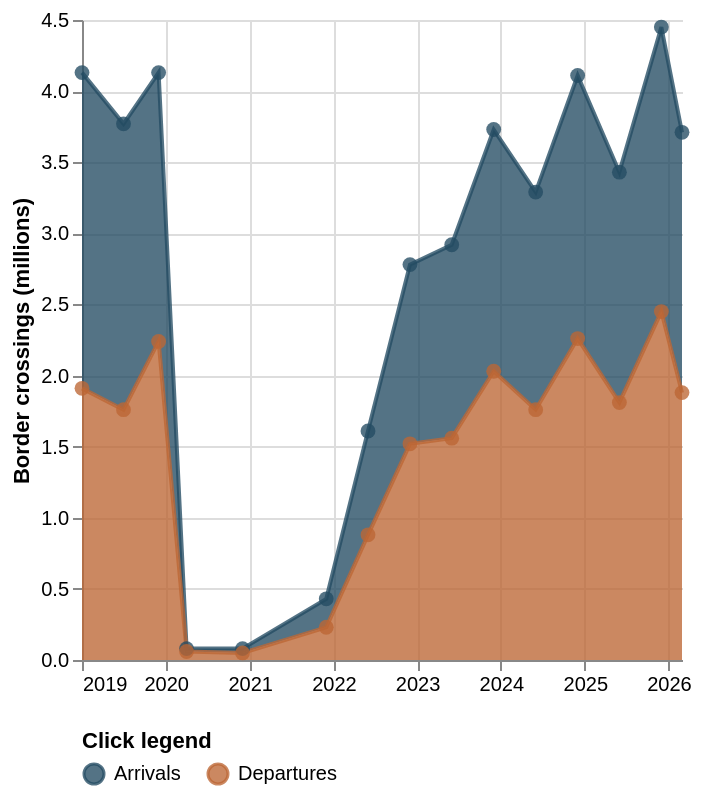

This figure's Vega-Lite source:
### Vega-Lite specification from a JSON file in a GitHub repository (floating-point values rounded to 4 significant figures)
{"$schema": "https://vega.github.io/schema/vega-lite/v5.json", "description": "Line and area chart comparing arrivals and departures over selected months.", "width": "container", "height": 320, "background": "transparent", "data": {"values": [{"month": "Jan 2019", "type": "Arrivals", "millions": 2.22, "date": "2019-01-01"}, {"month": "Jan 2019", "type": "Departures", "millions": 1.91, "date": "2019-01-01"}, {"month": "Jul 2019", "type": "Arrivals", "millions": 2.01, "date": "2019-07-01"}, {"month": "Jul 2019", "type": "Departures", "millions": 1.76, "date": "2019-07-01"}, {"month": "Dec 2019", "type": "Arrivals", "millions": 1.89, "date": "2019-12-01"}, {"month": "Dec 2019", "type": "Departures", "millions": 2.24, "date": "2019-12-01"}, {"month": "Apr 2020", "type": "Arrivals", "millions": 0.02, "date": "2020-04-01"}, {"month": "Apr 2020", "type": "Departures", "millions": 0.06, "date": "2020-04-01"}, {"month": "Dec 2020", "type": "Arrivals", "millions": 0.03, "date": "2020-12-01"}, {"month": "Dec 2020", "type": "Departures", "millions": 0.05, "date": "2020-12-01"}, {"month": "Dec 2021", "type": "Arrivals", "millions": 0.2, "date": "2021-12-01"}, {"month": "Dec 2021", "type": "Departures", "millions": 0.23, "date": "2021-12-01"}, {"month": "Jun 2022", "type": "Arrivals", "millions": 0.73, "date": "2022-06-01"}, {"month": "Jun 2022", "type": "Departures", "millions": 0.88, "date": "2022-06-01"}, {"month": "Dec 2022", "type": "Arrivals", "millions": 1.26, "date": "2022-12-01"}, {"month": "Dec 2022", "type": "Departures", "millions": 1.52, "date": "2022-12-01"}, {"month": "Jun 2023", "type": "Arrivals", "millions": 1.36, "date": "2023-06-01"}, {"month": "Jun 2023", "type": "Departures", "millions": 1.56, "date": "2023-06-01"}, {"month": "Dec 2023", "type": "Arrivals", "millions": 1.7, "date": "2023-12-01"}, {"month": "Dec 2023", "type": "Departures", "millions": 2.03, "date": "2023-12-01"}, {"month": "Jun 2024", "type": "Arrivals", "millions": 1.53, "date": "2024-06-01"}, {"month": "Jun 2024", "type": "Departures", "millions": 1.76, "date": "2024-06-01"}, {"month": "Dec 2024", "type": "Arrivals", "millions": 1.85, "date": "2024-12-01"}, {"month": "Dec 2024", "type": "Departures", "millions": 2.26, "date": "2024-12-01"}, {"month": "Jun 2025", "type": "Arrivals", "millions": 1.62, "date": "2025-06-01"}, {"month": "Jun 2025", "type": "Departures", "millions": 1.81, "date": "2025-06-01"}, {"month": "Dec 2025", "type": "Arrivals", "millions": 2.0, "date": "2025-12-01"}, {"month": "Dec 2025", "type": "Departures", "millions": 2.45, "date": "2025-12-01"}, {"month": "Mar 2026", "type": "Arrivals", "millions": 1.83, "date": "2026-03-01"}, {"month": "Mar 2026", "type": "Departures", "millions": 1.88, "date": "2026-03-01"}]}, "params": [{"name": "pick", "select": {"type": "point", "fields": ["type"]}, "bind": "legend"}], "mark": {"type": "area", "opacity": 0.55, "line": {"strokeWidth": 2}, "point": {"size": 55}}, "encoding": {"x": {"field": "date", "type": "temporal", "title": null}, "y": {"field": "millions", "type": "quantitative", "title": "Border crossings (millions)"}, "color": {"field": "type", "type": "nominal", "title": "Click legend", "scale": {"range": ["#244c63", "#bd6735"]}}, "opacity": {"condition": {"param": "pick", "value": 0.78}, "value": 0.18}, "tooltip": [{"field": "month"}, {"field": "type"}, {"field": "millions", "title": "Millions"}]}, "config": {"view": {"stroke": null}, "legend": {"orient": "bottom"}}}
